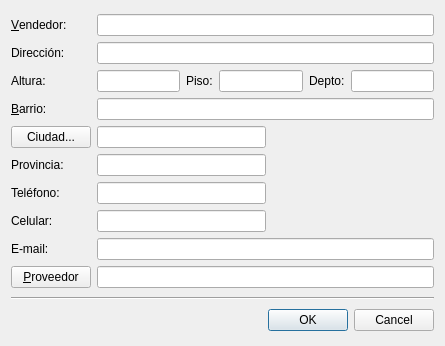
<?xml version="1.0" encoding="UTF-8"?>
<ui version="4.0">
 <class>DlgAddVendedorProv</class>
 <widget class="QDialog" name="DlgAddVendedorProv">
  <property name="geometry">
   <rect>
    <x>0</x>
    <y>0</y>
    <width>445</width>
    <height>346</height>
   </rect>
  </property>
  <property name="windowTitle">
   <string>Agregar proveedor</string>
  </property>
  <layout class="QVBoxLayout" name="verticalLayout">
   <item>
    <layout class="QGridLayout" name="gridLayout">
     <item row="7" column="1">
      <layout class="QHBoxLayout" name="horizontalLayout_6">
       <item>
        <widget class="QLineEdit" name="celularLineEdit">
         <property name="maxLength">
          <number>18</number>
         </property>
        </widget>
       </item>
       <item>
        <spacer name="horizontalSpacer_5">
         <property name="orientation">
          <enum>Qt::Horizontal</enum>
         </property>
         <property name="sizeHint" stdset="0">
          <size>
           <width>40</width>
           <height>20</height>
          </size>
         </property>
        </spacer>
       </item>
      </layout>
     </item>
     <item row="9" column="0">
      <widget class="QPushButton" name="vendedorPushButton">
       <property name="text">
        <string>&amp;Proveedor</string>
       </property>
      </widget>
     </item>
     <item row="0" column="0">
      <widget class="QLabel" name="nombreLabel">
       <property name="text">
        <string>&amp;Vendedor:</string>
       </property>
       <property name="buddy">
        <cstring>nombreLineEdit</cstring>
       </property>
      </widget>
     </item>
     <item row="3" column="1">
      <widget class="QLineEdit" name="barrioLineEdit">
       <property name="maxLength">
        <number>30</number>
       </property>
      </widget>
     </item>
     <item row="3" column="0">
      <widget class="QLabel" name="barrioLabel">
       <property name="text">
        <string>&amp;Barrio:</string>
       </property>
       <property name="buddy">
        <cstring>barrioLineEdit</cstring>
       </property>
      </widget>
     </item>
     <item row="6" column="1">
      <layout class="QHBoxLayout" name="horizontalLayout_5">
       <item>
        <widget class="QLineEdit" name="telefonoLineEdit">
         <property name="maxLength">
          <number>18</number>
         </property>
        </widget>
       </item>
       <item>
        <spacer name="horizontalSpacer_4">
         <property name="orientation">
          <enum>Qt::Horizontal</enum>
         </property>
         <property name="sizeHint" stdset="0">
          <size>
           <width>40</width>
           <height>20</height>
          </size>
         </property>
        </spacer>
       </item>
      </layout>
     </item>
     <item row="2" column="1">
      <layout class="QHBoxLayout" name="horizontalLayout_4">
       <item>
        <widget class="QLineEdit" name="alturaLineEdit">
         <property name="text">
          <string/>
         </property>
         <property name="maxLength">
          <number>8</number>
         </property>
        </widget>
       </item>
       <item>
        <widget class="QLabel" name="pisoLabel">
         <property name="text">
          <string>Piso:</string>
         </property>
         <property name="buddy">
          <cstring>pisoLineEdit</cstring>
         </property>
        </widget>
       </item>
       <item>
        <widget class="QLineEdit" name="pisoLineEdit">
         <property name="text">
          <string/>
         </property>
         <property name="maxLength">
          <number>5</number>
         </property>
        </widget>
       </item>
       <item>
        <widget class="QLabel" name="deptoLabel">
         <property name="text">
          <string>Depto:</string>
         </property>
         <property name="buddy">
          <cstring>deptoLineEdit</cstring>
         </property>
        </widget>
       </item>
       <item>
        <widget class="QLineEdit" name="deptoLineEdit">
         <property name="text">
          <string/>
         </property>
         <property name="maxLength">
          <number>5</number>
         </property>
        </widget>
       </item>
      </layout>
     </item>
     <item row="4" column="1">
      <layout class="QHBoxLayout" name="horizontalLayout_2">
       <item>
        <widget class="QLineEdit" name="ciudadLineEdit">
         <property name="readOnly">
          <bool>true</bool>
         </property>
        </widget>
       </item>
       <item>
        <spacer name="horizontalSpacer_2">
         <property name="orientation">
          <enum>Qt::Horizontal</enum>
         </property>
         <property name="sizeHint" stdset="0">
          <size>
           <width>40</width>
           <height>20</height>
          </size>
         </property>
        </spacer>
       </item>
      </layout>
     </item>
     <item row="8" column="0">
      <widget class="QLabel" name="emailLabel">
       <property name="text">
        <string>E-mail:</string>
       </property>
       <property name="buddy">
        <cstring>emailLineEdit</cstring>
       </property>
      </widget>
     </item>
     <item row="7" column="0">
      <widget class="QLabel" name="celularLabel">
       <property name="text">
        <string>Celular:</string>
       </property>
       <property name="buddy">
        <cstring>celularLineEdit</cstring>
       </property>
      </widget>
     </item>
     <item row="6" column="0">
      <widget class="QLabel" name="telefonoLabel">
       <property name="text">
        <string>Teléfono:</string>
       </property>
       <property name="buddy">
        <cstring>telefonoLineEdit</cstring>
       </property>
      </widget>
     </item>
     <item row="5" column="0">
      <widget class="QLabel" name="provLabel">
       <property name="text">
        <string>Provincia:</string>
       </property>
       <property name="buddy">
        <cstring>provLineEdit</cstring>
       </property>
      </widget>
     </item>
     <item row="1" column="0">
      <widget class="QLabel" name="direccionLabel">
       <property name="text">
        <string>Dirección:</string>
       </property>
       <property name="buddy">
        <cstring>direccionLineEdit</cstring>
       </property>
      </widget>
     </item>
     <item row="2" column="0">
      <widget class="QLabel" name="alturaLabel">
       <property name="text">
        <string>Altura:</string>
       </property>
       <property name="buddy">
        <cstring>alturaLineEdit</cstring>
       </property>
      </widget>
     </item>
     <item row="1" column="1">
      <widget class="QLineEdit" name="direccionLineEdit">
       <property name="maxLength">
        <number>40</number>
       </property>
      </widget>
     </item>
     <item row="0" column="1">
      <widget class="QLineEdit" name="nombreLineEdit">
       <property name="maxLength">
        <number>40</number>
       </property>
      </widget>
     </item>
     <item row="5" column="1">
      <layout class="QHBoxLayout" name="horizontalLayout_3">
       <item>
        <widget class="QLineEdit" name="provLineEdit">
         <property name="readOnly">
          <bool>true</bool>
         </property>
        </widget>
       </item>
       <item>
        <spacer name="horizontalSpacer_3">
         <property name="orientation">
          <enum>Qt::Horizontal</enum>
         </property>
         <property name="sizeHint" stdset="0">
          <size>
           <width>40</width>
           <height>20</height>
          </size>
         </property>
        </spacer>
       </item>
      </layout>
     </item>
     <item row="4" column="0">
      <widget class="QPushButton" name="ciudadPushButton">
       <property name="text">
        <string>Ciudad...</string>
       </property>
      </widget>
     </item>
     <item row="8" column="1">
      <layout class="QHBoxLayout" name="horizontalLayout_7">
       <item>
        <widget class="QLineEdit" name="emailLineEdit">
         <property name="maxLength">
          <number>50</number>
         </property>
        </widget>
       </item>
      </layout>
     </item>
     <item row="9" column="1">
      <widget class="QLineEdit" name="vendedorLineEdit"/>
     </item>
    </layout>
   </item>
   <item>
    <widget class="Line" name="line">
     <property name="orientation">
      <enum>Qt::Horizontal</enum>
     </property>
    </widget>
   </item>
   <item>
    <widget class="QDialogButtonBox" name="buttonBox">
     <property name="orientation">
      <enum>Qt::Horizontal</enum>
     </property>
     <property name="standardButtons">
      <set>QDialogButtonBox::Cancel|QDialogButtonBox::Ok</set>
     </property>
    </widget>
   </item>
  </layout>
  <zorder>buttonBox</zorder>
  <zorder></zorder>
  <zorder>line</zorder>
 </widget>
 <tabstops>
  <tabstop>nombreLineEdit</tabstop>
  <tabstop>direccionLineEdit</tabstop>
  <tabstop>alturaLineEdit</tabstop>
  <tabstop>pisoLineEdit</tabstop>
  <tabstop>deptoLineEdit</tabstop>
  <tabstop>barrioLineEdit</tabstop>
  <tabstop>ciudadPushButton</tabstop>
  <tabstop>ciudadLineEdit</tabstop>
  <tabstop>provLineEdit</tabstop>
  <tabstop>telefonoLineEdit</tabstop>
  <tabstop>celularLineEdit</tabstop>
  <tabstop>emailLineEdit</tabstop>
  <tabstop>buttonBox</tabstop>
 </tabstops>
 <resources/>
 <connections>
  <connection>
   <sender>buttonBox</sender>
   <signal>accepted()</signal>
   <receiver>DlgAddVendedorProv</receiver>
   <slot>accept()</slot>
   <hints>
    <hint type="sourcelabel">
     <x>237</x>
     <y>336</y>
    </hint>
    <hint type="destinationlabel">
     <x>157</x>
     <y>274</y>
    </hint>
   </hints>
  </connection>
  <connection>
   <sender>buttonBox</sender>
   <signal>rejected()</signal>
   <receiver>DlgAddVendedorProv</receiver>
   <slot>reject()</slot>
   <hints>
    <hint type="sourcelabel">
     <x>305</x>
     <y>336</y>
    </hint>
    <hint type="destinationlabel">
     <x>286</x>
     <y>274</y>
    </hint>
   </hints>
  </connection>
  <connection>
   <sender>nombreLineEdit</sender>
   <signal>returnPressed()</signal>
   <receiver>direccionLineEdit</receiver>
   <slot>selectAll()</slot>
   <hints>
    <hint type="sourcelabel">
     <x>258</x>
     <y>47</y>
    </hint>
    <hint type="destinationlabel">
     <x>255</x>
     <y>76</y>
    </hint>
   </hints>
  </connection>
  <connection>
   <sender>nombreLineEdit</sender>
   <signal>returnPressed()</signal>
   <receiver>direccionLineEdit</receiver>
   <slot>setFocus()</slot>
   <hints>
    <hint type="sourcelabel">
     <x>288</x>
     <y>48</y>
    </hint>
    <hint type="destinationlabel">
     <x>296</x>
     <y>76</y>
    </hint>
   </hints>
  </connection>
  <connection>
   <sender>direccionLineEdit</sender>
   <signal>returnPressed()</signal>
   <receiver>alturaLineEdit</receiver>
   <slot>selectAll()</slot>
   <hints>
    <hint type="sourcelabel">
     <x>216</x>
     <y>76</y>
    </hint>
    <hint type="destinationlabel">
     <x>180</x>
     <y>105</y>
    </hint>
   </hints>
  </connection>
  <connection>
   <sender>direccionLineEdit</sender>
   <signal>returnPressed()</signal>
   <receiver>alturaLineEdit</receiver>
   <slot>setFocus()</slot>
   <hints>
    <hint type="sourcelabel">
     <x>212</x>
     <y>76</y>
    </hint>
    <hint type="destinationlabel">
     <x>180</x>
     <y>105</y>
    </hint>
   </hints>
  </connection>
  <connection>
   <sender>alturaLineEdit</sender>
   <signal>returnPressed()</signal>
   <receiver>pisoLineEdit</receiver>
   <slot>selectAll()</slot>
   <hints>
    <hint type="sourcelabel">
     <x>180</x>
     <y>105</y>
    </hint>
    <hint type="destinationlabel">
     <x>296</x>
     <y>105</y>
    </hint>
   </hints>
  </connection>
  <connection>
   <sender>alturaLineEdit</sender>
   <signal>returnPressed()</signal>
   <receiver>pisoLineEdit</receiver>
   <slot>setFocus()</slot>
   <hints>
    <hint type="sourcelabel">
     <x>180</x>
     <y>105</y>
    </hint>
    <hint type="destinationlabel">
     <x>296</x>
     <y>105</y>
    </hint>
   </hints>
  </connection>
  <connection>
   <sender>pisoLineEdit</sender>
   <signal>returnPressed()</signal>
   <receiver>deptoLineEdit</receiver>
   <slot>selectAll()</slot>
   <hints>
    <hint type="sourcelabel">
     <x>296</x>
     <y>105</y>
    </hint>
    <hint type="destinationlabel">
     <x>421</x>
     <y>105</y>
    </hint>
   </hints>
  </connection>
  <connection>
   <sender>pisoLineEdit</sender>
   <signal>returnPressed()</signal>
   <receiver>deptoLineEdit</receiver>
   <slot>setFocus()</slot>
   <hints>
    <hint type="sourcelabel">
     <x>296</x>
     <y>105</y>
    </hint>
    <hint type="destinationlabel">
     <x>421</x>
     <y>105</y>
    </hint>
   </hints>
  </connection>
  <connection>
   <sender>deptoLineEdit</sender>
   <signal>returnPressed()</signal>
   <receiver>barrioLineEdit</receiver>
   <slot>selectAll()</slot>
   <hints>
    <hint type="sourcelabel">
     <x>421</x>
     <y>105</y>
    </hint>
    <hint type="destinationlabel">
     <x>422</x>
     <y>134</y>
    </hint>
   </hints>
  </connection>
  <connection>
   <sender>deptoLineEdit</sender>
   <signal>returnPressed()</signal>
   <receiver>barrioLineEdit</receiver>
   <slot>setFocus()</slot>
   <hints>
    <hint type="sourcelabel">
     <x>421</x>
     <y>105</y>
    </hint>
    <hint type="destinationlabel">
     <x>422</x>
     <y>134</y>
    </hint>
   </hints>
  </connection>
  <connection>
   <sender>barrioLineEdit</sender>
   <signal>returnPressed()</signal>
   <receiver>ciudadPushButton</receiver>
   <slot>setFocus()</slot>
   <hints>
    <hint type="sourcelabel">
     <x>174</x>
     <y>115</y>
    </hint>
    <hint type="destinationlabel">
     <x>84</x>
     <y>163</y>
    </hint>
   </hints>
  </connection>
  <connection>
   <sender>provLineEdit</sender>
   <signal>returnPressed()</signal>
   <receiver>telefonoLineEdit</receiver>
   <slot>selectAll()</slot>
   <hints>
    <hint type="sourcelabel">
     <x>245</x>
     <y>191</y>
    </hint>
    <hint type="destinationlabel">
     <x>152</x>
     <y>208</y>
    </hint>
   </hints>
  </connection>
  <connection>
   <sender>provLineEdit</sender>
   <signal>returnPressed()</signal>
   <receiver>telefonoLineEdit</receiver>
   <slot>setFocus()</slot>
   <hints>
    <hint type="sourcelabel">
     <x>118</x>
     <y>172</y>
    </hint>
    <hint type="destinationlabel">
     <x>116</x>
     <y>206</y>
    </hint>
   </hints>
  </connection>
  <connection>
   <sender>telefonoLineEdit</sender>
   <signal>returnPressed()</signal>
   <receiver>celularLineEdit</receiver>
   <slot>selectAll()</slot>
   <hints>
    <hint type="sourcelabel">
     <x>221</x>
     <y>209</y>
    </hint>
    <hint type="destinationlabel">
     <x>222</x>
     <y>244</y>
    </hint>
   </hints>
  </connection>
  <connection>
   <sender>telefonoLineEdit</sender>
   <signal>returnPressed()</signal>
   <receiver>celularLineEdit</receiver>
   <slot>setFocus()</slot>
   <hints>
    <hint type="sourcelabel">
     <x>181</x>
     <y>213</y>
    </hint>
    <hint type="destinationlabel">
     <x>180</x>
     <y>248</y>
    </hint>
   </hints>
  </connection>
  <connection>
   <sender>celularLineEdit</sender>
   <signal>returnPressed()</signal>
   <receiver>emailLineEdit</receiver>
   <slot>selectAll()</slot>
   <hints>
    <hint type="sourcelabel">
     <x>241</x>
     <y>239</y>
    </hint>
    <hint type="destinationlabel">
     <x>235</x>
     <y>284</y>
    </hint>
   </hints>
  </connection>
  <connection>
   <sender>celularLineEdit</sender>
   <signal>returnPressed()</signal>
   <receiver>emailLineEdit</receiver>
   <slot>setFocus()</slot>
   <hints>
    <hint type="sourcelabel">
     <x>196</x>
     <y>244</y>
    </hint>
    <hint type="destinationlabel">
     <x>201</x>
     <y>279</y>
    </hint>
   </hints>
  </connection>
 </connections>
</ui>
